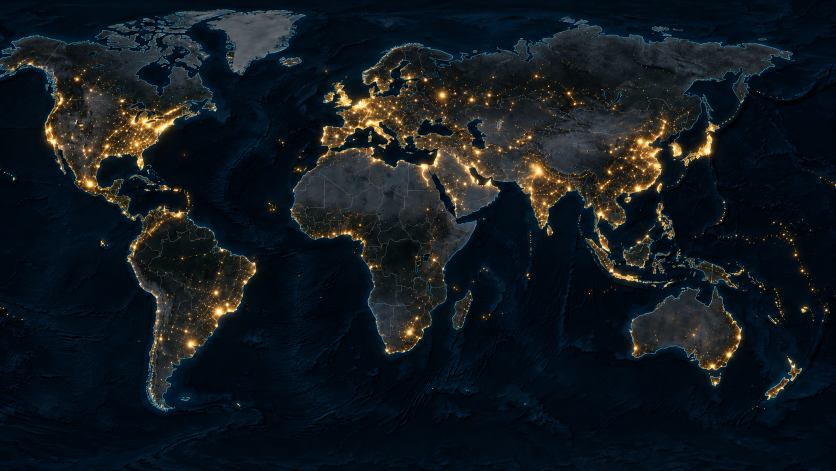
#> input picture superstorm/scene1/assets/maps/base_night.png, 1672 x 941 px (shown at 1/2 size); its folder holds 2 pictures in this run
$ python 02_calibrate_map.py
#> lines starting #> are read from the running program, lines starting #| are printed output that depends on the picture; after the words box and inside, x2 and y2 are one past the last pixel; in counts of white or black regions, pixels touching at a corner belong together
#> in main, img is the input picture: shape (941, 1672, 3); mean R, G, B 17.9, 25.6, 31.2
### superstorm/scene1/scripts/geo.py
"""Shared geography helpers: GSHHG/WDBII vector data (from the basemap-data packages),
GeoNames towns (geonamescache) and the calibrated pixel mapping of the world maps."""
import json
import os
from functools import lru_cache
from pathlib import Path

import numpy as np

ROOT = Path(__file__).resolve().parents[1]
CALIBRATION = ROOT / "assets" / "maps" / "calibration.json"

MONTREAL = (45.5017, -73.5673)        # lat, lon (downtown)
CITY_CAL = ROOT / "assets" / "maps" / "calibration_cities.json"

# Zoom targets for the incident blocks (lat, lon). The map pipeline (regional layers, camera)
# centres on the city named by $SUPERSTORM_CITY (default Montreal, the scene-1 pilot).
CITIES = {
    "montreal": MONTREAL, "london": (51.5072, -0.1276), "new_york": (40.7580, -73.9855),
    "tokyo": (35.6812, 139.7671), "stockholm": (59.3293, 18.0686), "paris": (48.8566, 2.3522),
    "toronto": (43.6532, -79.3832), "chicago": (41.8781, -87.6298), "lagos": (6.5244, 3.3792),
    "mumbai": (19.0760, 72.8777), "sydney": (-33.8688, 151.2093), "singapore": (1.2903, 103.8520),
    "shanghai": (31.2304, 121.4737), "sao_paulo": (-23.5505, -46.6333), "dunedin": (-45.8788, 170.5028),
    "johannesburg": (-26.2041, 28.0473), "rotterdam": (51.9244, 4.4777), "ulsan": (35.5384, 129.3114),
    "boulder": (40.0150, -105.2705), "harrisburg": (40.2732, -76.8867), "madison": (43.0731, -89.4012),
}   # (Anchorage is west of the AI map's edge at ~132.6 W: its incident stays a map graphic)
CITY = os.environ.get("SUPERSTORM_CITY", "montreal").lower()
CENTER = CITIES[CITY]


def city_build_dir(name):
    """build/<name> for Montreal (unchanged paths), build/<name>_<city> for every other city."""
    return ROOT / "build" / (name if CITY == "montreal" else f"{name}_{CITY}")


# [8 lines left out: function city_calibration, not called in this run]


def _basemap_dir(res):
    import mpl_toolkits.basemap_data as bd          # namespace package: no __file__
    for d in bd.__path__:
        if os.path.exists(os.path.join(d, f"gshhs_{res}.dat")):
            return d
    raise FileNotFoundError(f"gshhs_{res}.dat not found (pip install basemap-data basemap-data-hires)")


@lru_cache(maxsize=None)
def _read_all(name, res):
    """All records of a basemap boundary file: list of (type, south, north, Nx2 lon/lat array).
    name: gshhs (1 land, 2 lake, 3 island-in-lake, 4 pond), countries, states, rivers."""
    d = _basemap_dir(res)
    out = []
    with open(os.path.join(d, f"{name}_{res}.dat"), "rb") as data, \
            open(os.path.join(d, f"{name}meta_{res}.dat")) as meta:
        for line in meta:
            p = line.split()
            typ, npts, south, north = int(p[0]), int(p[2]), float(p[3]), float(p[4])
            offset, nbytes = int(p[5]), int(p[6])
            data.seek(offset)
            arr = np.frombuffer(data.read(nbytes), dtype="<f4").astype(np.float64).reshape(npts, 2)
            out.append((typ, south, north, arr))
    return out


def boundaries(name, res, bbox=None, types=None):
    """bbox = (lon_min, lat_min, lon_max, lat_max). Returns list of (type, Nx2 lon/lat)."""
    res_list = []
    for typ, south, north, arr in _read_all(name, res):
        if types is not None and typ not in types:
            continue
        if bbox is not None:
            if north < bbox[1] or south > bbox[3]:
                continue
            lo, hi = arr[:, 0].min(), arr[:, 0].max()
            if hi < bbox[0] or lo > bbox[2]:
                continue
        res_list.append((typ, arr))
    return res_list


# [11 lines left out: function towns, not called in this run]


# --- calibrated equirectangular mapping of the 1672x941 world maps -----------------

def load_calibration():
    with open(CALIBRATION) as f:
        return json.load(f)


# [13 lines left out: function lonlat_to_px, not called in this run]


def px_to_lonlat(x, y, fit):
    return (np.asarray(x) - fit["b"]) / fit["a"], (np.asarray(y) - fit["d"]) / fit["c"]

### superstorm/scene1/scripts/02_calibrate_map.py
"""Calibrate Montreal's pixel position on the cropped-equirectangular world maps.

1. Global fit: register the map's land/ocean edges against GSHHG coastlines
   (x = a*lon + b, y = c*lat + d), chamfer distance, multi-start + Nelder-Mead.
2. Local fit: same, restricted to north-eastern North America.
3. Three coastal landmarks around Montreal (Cape Cod, Cap Gaspe, south tip of James Bay),
   read on a 10x pixel grid of this map (the AI map is locally warped, so automatic
   shape matching was ambiguous for two of them). The exact affine through the three
   points gives Montreal's pixel position; it is cross-checked against the coastline
   registration and against the visible Montreal light cluster (the zoom target).
Writes assets/maps/calibration.json and review/cp_calibration.png.
"""
import json

import cv2
import numpy as np
from PIL import Image
from scipy.ndimage import map_coordinates
from scipy.optimize import minimize

from geo import CALIBRATION, MONTREAL, ROOT, boundaries

MAP = ROOT / "assets" / "maps" / "base_night.png"
LOCAL_BBOX = (-95.0, 35.0, -50.0, 62.0)
# name: (lat, lon, x_px, y_px measured on base_night.png)
LANDMARKS = {
    "Cape Cod (Race Point)": (42.062, -70.243, 352.3, 250.8),
    "Cap Gaspe": (48.751, -64.159, 383.2, 209.7),
    "James Bay south tip": (51.20, -80.05, 318.5, 193.5),
}


def image_edges(img):
    lum = cv2.GaussianBlur(cv2.cvtColor(img, cv2.COLOR_RGB2GRAY).astype(np.float32), (0, 0), 1.2)
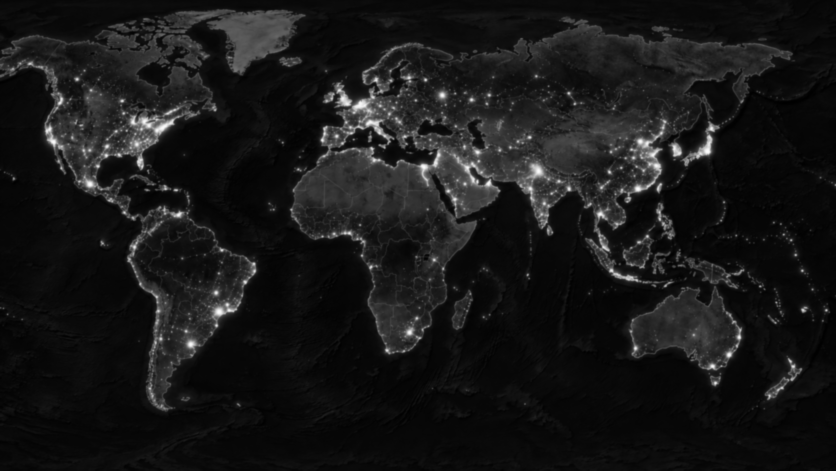
#> lum: shape (941, 1672) float32 (shown at 1/2 size); min 0.219, max 252.3, mean 23.9
    land = (lum > 40).astype(np.uint8)
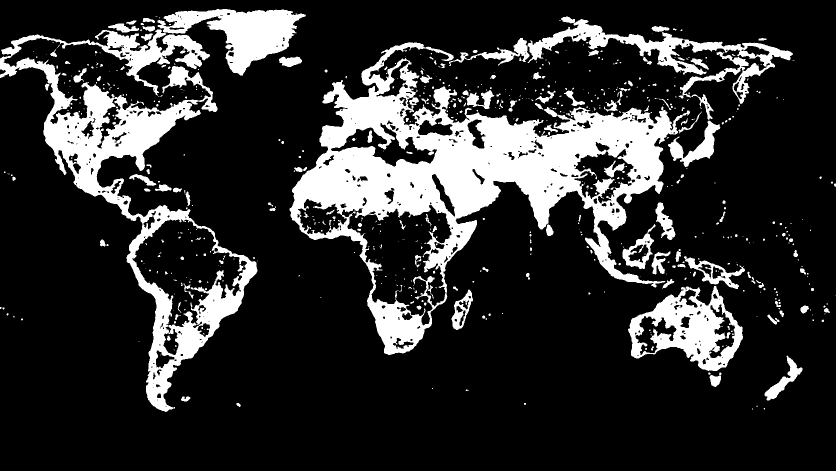
#> land: shape (941, 1672) (shown at 1/2 size); values 0 (black) and 1 (white), 18.8% white; 669 white regions (501 under 20 px), largest, box (x1, y1, x2, y2) and area: (579, 84, 1380, 710) 140084, (0, 59, 515, 824) 71108, (898, 33, 1586, 240) 19320
    land = cv2.morphologyEx(land, cv2.MORPH_OPEN, np.ones((3, 3), np.uint8))
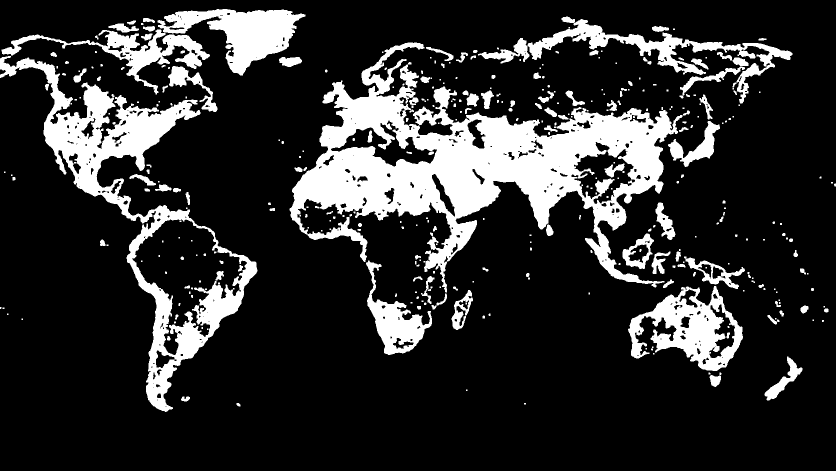
#> land: shape (941, 1672) (shown at 1/2 size); values 0 (black) and 1 (white), 18.4% white; 368 white regions (182 under 20 px), largest, box (x1, y1, x2, y2) and area: (579, 85, 1365, 585) 128382, (0, 112, 515, 824) 56762, (1256, 572, 1486, 742) 17713
    edge = cv2.morphologyEx(land, cv2.MORPH_GRADIENT, np.ones((3, 3), np.uint8)) > 0
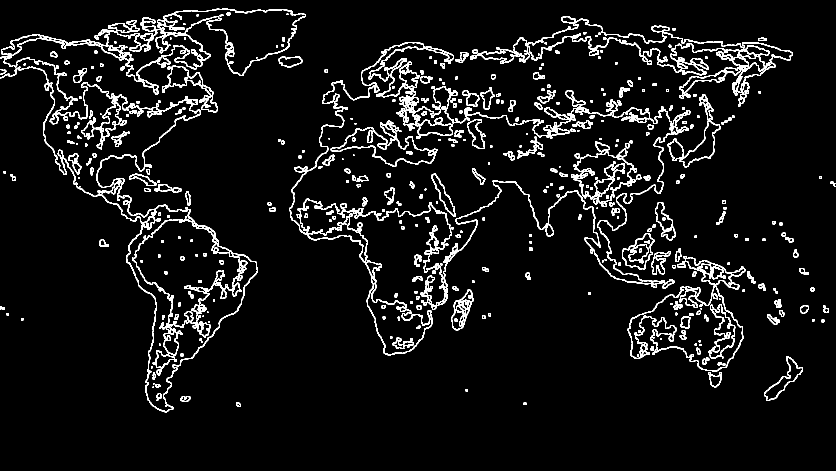
#> edge: shape (941, 1672) bool (shown at 1/2 size); 6.4% white in thin lines or dots, all inside (x1, y1, x2, y2) = (0, 17, 1672, 825)
    dist = cv2.distanceTransform((~edge).astype(np.uint8), cv2.DIST_L2, 5)
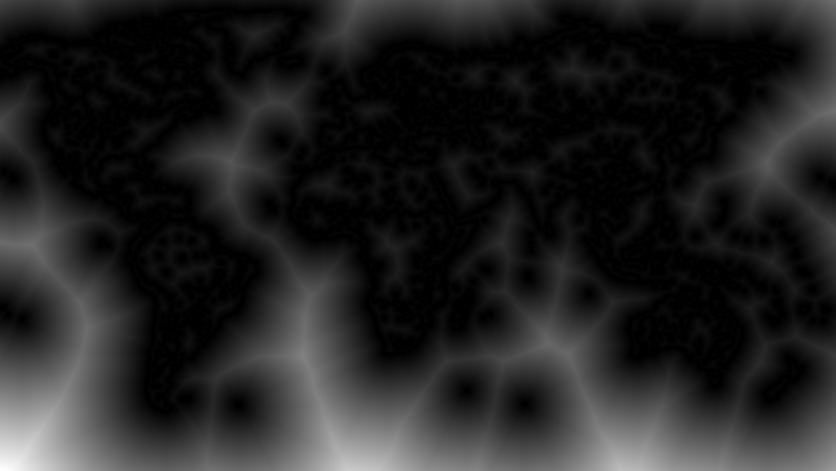
#> dist: shape (941, 1672) float32 (shown at 1/2 size); min 0, max 308.3, mean 42.2; drawn with min black and max white
    return land, edge, dist


def coast_points(res, bbox=None, step_deg=0.15, lat_min=-58):
#> called with res = 'l', step_deg = 0.15, lat_min = -58
    pts = []
    for typ, arr in boundaries("gshhs", res, bbox=bbox, types=(1, 2)):
        if len(arr) < 12:
            continue
        seg = np.diff(arr, axis=0)
        n = np.maximum(1, (np.hypot(seg[:, 0], seg[:, 1]) / step_deg).astype(int))
        for (p, s, k) in zip(arr[:-1], seg, n):
            t = np.arange(k)[:, None] / k
            pts.append(p + t * s)
    pts = np.concatenate(pts)
    pts = pts[pts[:, 1] > lat_min]
    if bbox is not None:
        m = (pts[:, 0] >= bbox[0]) & (pts[:, 0] <= bbox[2]) & (pts[:, 1] >= bbox[1]) & (pts[:, 1] <= bbox[3])
        pts = pts[m]
    return pts


# [20 lines left out: functions chamfer, fit, not called in this run]


def main():
    img = np.asarray(Image.open(MAP).convert("RGB"))
    land, edge, dist = image_edges(img)

    # rough start from two eyeballed landmarks (Gibraltar ~(693,300), Cape Agulhas ~(820,690))
    start = (4.96, 720.0, -5.5, 498.0)
    world = coast_points("l")
    g, gscore = fit(world, dist, start, spans=np.array([0.35, 40.0, 0.5, 40.0]))
    local_pts = coast_points("i", bbox=LOCAL_BBOX, step_deg=0.08)
    l, lscore = fit(local_pts, dist, g, spans=np.array([0.15, 12.0, 0.15, 12.0]), samples=200, seed=1)

    measured = {name: {"lat": la, "lon": lo, "x": x, "y": y}
                for name, (la, lo, x, y) in LANDMARKS.items()}
    L = np.array([[m["lon"], m["lat"], m["x"], m["y"]] for m in measured.values()])
    A = np.c_[L[:, :2], np.ones(3)]
    coef_x, coef_y = np.linalg.solve(A, L[:, 2]), np.linalg.solve(A, L[:, 3])

    lat0, lon0 = MONTREAL
    mtl_affine = (float(coef_x @ [lon0, lat0, 1]), float(coef_y @ [lon0, lat0, 1]))
    mtl_local = (l[0] * lon0 + l[1], l[2] * lat0 + l[3])
    mtl_global = (g[0] * lon0 + g[1], g[2] * lat0 + g[3])
    cluster = light_cluster(img, *mtl_affine)

    cal = {
        "image_size": [img.shape[1], img.shape[0]],
        "model": "x = a*lon + b, y = c*lat + d (cropped equirectangular)",
        "global": {"a": g[0], "b": g[1], "c": g[2], "d": g[3], "chamfer_px": gscore,
                   "lon_range": [(0 - g[1]) / g[0], (img.shape[1] - g[1]) / g[0]],
                   "lat_range": [(0 - g[3]) / g[2], (img.shape[0] - g[3]) / g[2]]},
        "local": {"affine_x": coef_x.tolist(), "affine_y": coef_y.tolist(), "bbox": list(LOCAL_BBOX),
                  "model": "x,y = coef @ [lon, lat, 1]; exact through the three landmarks"},
        "local_registration": {"a": l[0], "b": l[1], "c": l[2], "d": l[3], "chamfer_px": lscore},
        "landmarks": measured,
        "montreal": {"lat": lat0, "lon": lon0,
                     "px_from_landmarks": [round(v, 2) for v in mtl_affine],
                     "px_from_local_registration": [round(v, 2) for v in mtl_local],
                     "px_from_global_fit": [round(v, 2) for v in mtl_global],
                     "light_cluster_px": [round(v, 2) for v in cluster],
                     "zoom_target_px": [round(v, 2) for v in cluster],
                     "note": "zoom target = centre of the visible Montreal light cluster"},
    }
    CALIBRATION.write_text(json.dumps(cal, indent=2))
    print(json.dumps(cal, indent=2))
    review(img, cal, g, l)


# [37 lines left out: functions light_cluster, review, not called in this run]


if __name__ == "__main__":
#> (the run stopped early here; a loop or call above may not have finished)
